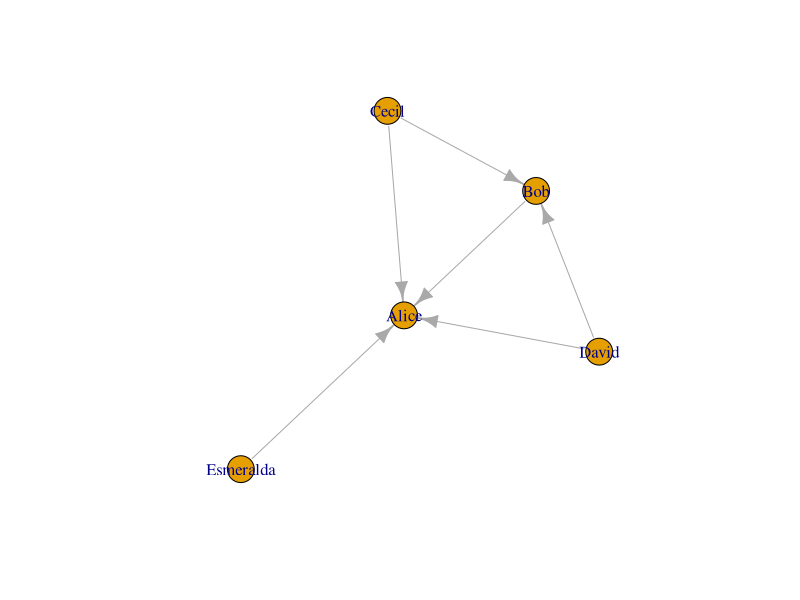
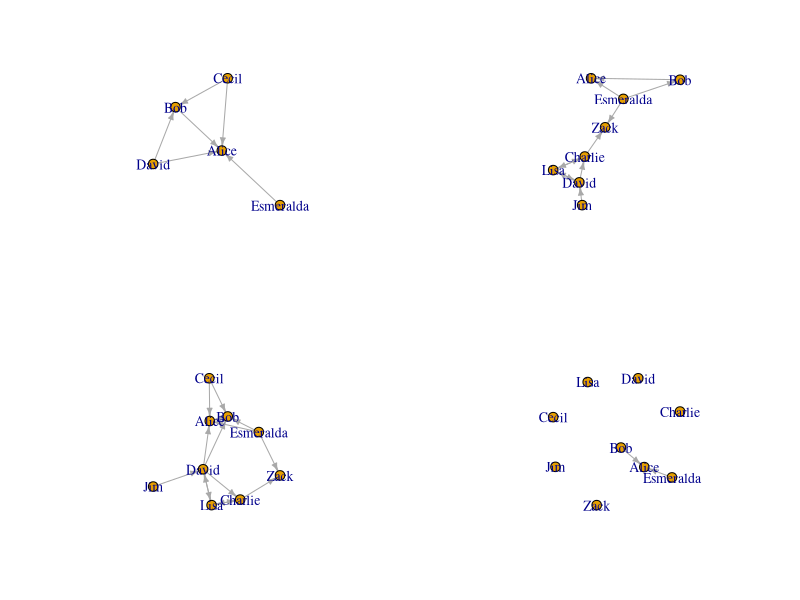
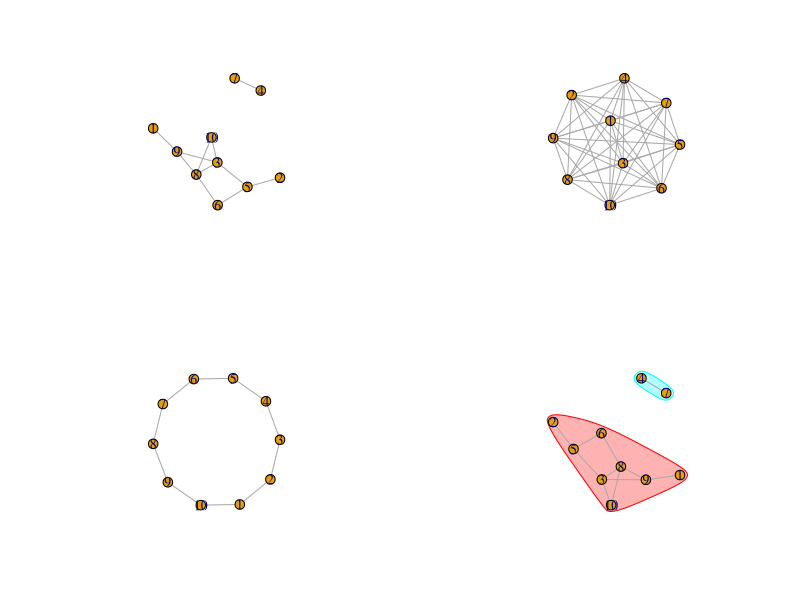
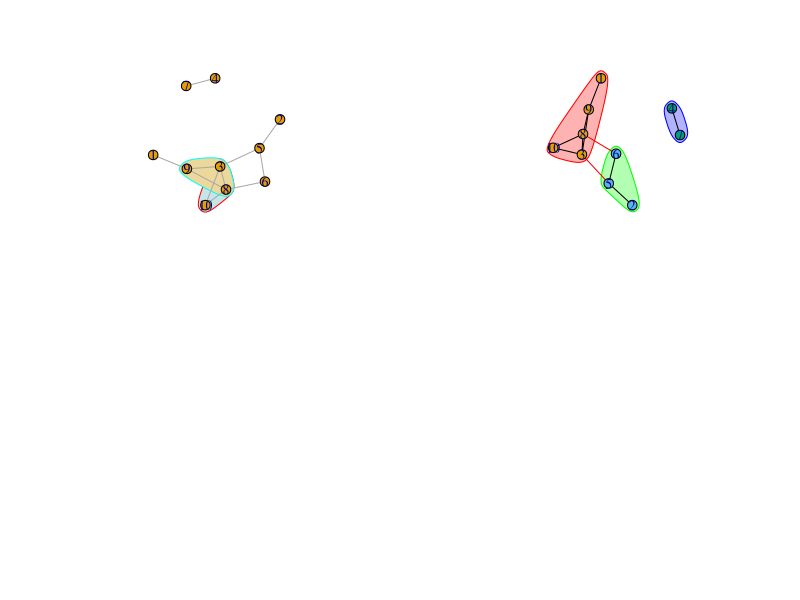

R code for these plots, in order: (Note: this script raises an error after producing the figures.)
## ---- chunk 1
knitr::opts_chunk$set(echo = TRUE)
## ---- chunk 2
library(igraph)
library(tidyverse)
library(ggraph)
library(gridExtra)
## ---- chunk 3
make_graph(letters[1:10], directed = T)
## ---- chunk 4
edge_list = data.frame(from = c(1, 2, 2, 3, 4), to = c(2, 3, 4, 2, 1))
edge_list
m = as.matrix(edge_list)
g = graph_from_edgelist(m,directed = TRUE)
g
## ---- chunk 5
g = make_graph(letters[1:10], directed = T)
g
## ---- chunk 6
set.seed(123)
adj_matrix = matrix(sample(0:1, 100, replace=TRUE, prob=c(0.8,0.1)), nc=10)
colnames(adj_matrix)=letters[1:10]
rownames(adj_matrix)=letters[1:10]
adj_matrix
g = graph_from_adjacency_matrix(adj_matrix, mode = "undirected", weighted = T)
g
## ---- chunk 7
actors <- data.frame(
  name=c("Alice", "Bob", "Cecil", "David","Esmeralda"),
  age=c(48,33,45,34,21),
  gender=c("F","M","F","M","F"))
relations <- data.frame(
  from=c("Bob", "Cecil", "Cecil", "David","David", "Esmeralda"),
  to=c("Alice", "Bob", "Alice", "Alice", "Bob", "Alice"),
  same.dept=c(FALSE,FALSE,TRUE,FALSE,FALSE,TRUE),
  friendship=c(4,5,5,2,1,1), 
  advice=c(4,5,5,4,2,3)
  )
g <- graph_from_data_frame(relations, directed=TRUE, vertices=actors)
g
plot(g)
## ---- chunk 8
# sample 10 vertex, every possible edge is created with the same constant probability 0.3
set.seed(12)
sample_gnp(10, 0.3)

# sample 10 vertex, create a 15-edge graph
set.seed(123)
sample_gnm(10, 15)

## ---- chunk 9
set.seed(123)
sample_pa(100, power = 2)
## ---- chunk 10
# use V() to obtain igraph.vs object
V(g)$name
V(g)$age
V(g)$gender

# use E() to get igraph.es object

## ---- chunk 11
# vertices all attributes
igraph::as_data_frame(g, what = "vertices")

# edges all attributes
igraph::as_data_frame(g, what = "edges")
## ---- chunk 12
# add vertices 
g %>% add_vertices(2, name=c("Lisa","Zack")) # the first argument is number of vertex
g + vertices(c("Lisa","Zack"))

# add connected edges (even number of vertices). The vertices must be from known vertices already in the graph 
g %>% add_edges(c("Alice","Bob"))
g + edge(c("Alice","Bob"))

# add paths. The vertices must be from known vertices already in the graph 
g + path("Alice","Bob","Cecil")

# If a new vertex needs to be added to current graph, using add graph method instead 
g + make_graph(c("Alice","Bob","Bob","Melisa"))
## ---- chunk 13
### remove the vertices whose age is younger than 30
vertex_df = g %>% igraph::as_data_frame(what="vertices") %>% tbl_df %>% mutate(index=row_number()) %>% filter(age < 30)
# remove vertices by index number 
g %>% delete_vertices(vertex_df$index)
# remove vertice by name 
g %>% delete_vertices(vertex_df$name)


### remove the edges with friendship <= 1 
edge_df = g %>% igraph::as_data_frame(what="edges") %>% tbl_df %>% mutate(index=row_number()) %>% mutate(name=paste(from,to,sep="|")) %>% filter(friendship <= 1)
# remove vertice by index
g %>% delete_edges(edge_df$index)
# remove vertice by name 
g %>% delete_edges(edge_df$name)

## ---- chunk 14
# add a new attr "relationship" for people in the same dept
edge_df = g %>% igraph::as_data_frame(what="edges") %>% 
  mutate(relationship=ifelse(same.dept,"collegue",NA))

g %>% set_edge_attr("relationship", which(!is.na(edge_df$relationship)), edge_df$relationship[!is.na(edge_df$relationship)])

## ---- chunk 15
g2 = graph_from_literal("David"-+"Charlie"+-+"Lisa",
                        "Lisa"+-+"David"+-"Jim",
                        "Zack"+-"Esmeralda"-+"Bob",
                        "Zack"+-"Charlie",
                        "Lisa"+-"Lisa",
                        "Bob"-+"Alice"+-"Esmeralda"
                        )

#### union graph
g3 = igraph::union(g,g2)
#### graph intersection
g4 = igraph::intersection(g,g2)

par(mfrow=c(2,2)) 
plot(g, edge.arrow.size=.4)
plot(g2, edge.arrow.size=.4)
plot(g3, edge.arrow.size=.4)
plot(g4, edge.arrow.size=.4)
## ---- chunk 16
# induce a subgraph using a list of vertices
induced_subgraph(g, v=c("Alice","Bob","Cecil"))

# induce a subgraph using edges
subgraph.edges(g, c("Bob|Alice","Cecil|Bob","Cecil|Alice"), delete.vertices = TRUE)

# induce a subgraph using edges attribute (friendship score stronger than 3)
e1 = E(g)[E(g)$friendship > 3]
subgraph.edges(g, e1, delete.vertices = TRUE)
## ---- chunk 17
# generate random graph 
set.seed(12) 
gr <- sample_gnp(10, 0.3)
plot(gr)

## ---- chunk 18
# get degree for each node 
degree(gr, v=1:10)

# degree distribution
degree_distribution(g) # probability for degree 0,1,2,3,4
## ---- chunk 19
# add random weight attribute
set.seed(12)
gr2 = gr %>% set_edge_attr(
  "weight",index=E(gr),
  value=sample(seq(0,1,0.05),size=length(E(gr)))
)
# calculate strength
strength(gr2, weights = E(gr)$weight)
# [1] 0.50 1.00 2.25 0.85 1.80 0.25 0.85 1.55 1.20 1.55

## ---- chunk 20
# count all edges from 1 to 10, regardless of direction 
distances(gr, v=1, to=10, mode="all", weights = NA)

# pairwise distance table 
distances(gr, mode="all")
## ---- chunk 21
# shortest path to connect
all_shortest_paths(gr, 1,10)$res


# all path to connect
all_simple_paths(gr, 1,10)

## ---- chunk 22
# two extreme classes -- full graph and ring graph
g1 = make_full_graph(10)
plot(g1)
transitivity(g1)

g2 = make_ring(10)
plot(g2)
transitivity(g2)

## ---- chunk 23
centr_degree(g, mode="all")
centr_clo(g, mode = "all")
centr_betw(g, directed = FALSE)
centr_eigen(g,directed = FALSE)
## ---- chunk 24
# decompose graph to connected components
dg <- decompose.graph(gr)
dg

# summary statics graph components
components(gr)

# plot components
coords <- layout_(gr, nicely())
plot(gr, layout=coords,
     mark.groups = split(as_ids(V(gr)), components(gr)$membership)
     )

## ---- chunk 25
# extract cliques that contain more than 3 vertices
cliques(g, min=3)

# get cliques with largest number of vertices
largest_cliques(g)

# plot cliques
cl <- cliques(gr, 3)

coords <- layout_(gr, nicely())
plot(gr, layout=coords,
     mark.groups=lapply(cl, function(g){as_ids(g)}), 
     mark.col=c("#C5E5E7","#ECD89A"))

## ---- chunk 26
# cluster graph using walktrap method, turn a ”communities” object
wtc <- cluster_walktrap(gr) 
wtc

# find membership for each vertice
membership(wtc)

# calculate modularity for walktrap clustering on this graph
modularity(wtc) 

# plot community
coords <- layout_(gr, nicely())
plot(wtc, gr, layout=coords)
## ---- chunk 27
actors <- data.frame(
  name=c("Alice", "Bob", "Cecil", "David","Esmeralda"),
  age=c(48,33,45,34,21),
  gender=c("F","M","F","M","F"))
relations <- data.frame(
  from=c("Bob", "Cecil", "Cecil", "David","David", "Esmeralda"),
  to=c("Alice", "Bob", "Alice", "Alice", "Bob", "Alice"),
  same.dept=c(FALSE,FALSE,TRUE,FALSE,FALSE,TRUE),
  friendship=c(4,5,5,2,1,1), 
  advice=c(4,5,5,4,2,3)
  )
g <- graph_from_data_frame(relations, directed=TRUE, vertices=actors)
## ---- chunk 28
# make female and male color different
v = igraph::as_data_frame(g, what="vertice") %>% tbl_df %>% 
  mutate(color=case_when(gender=="F" ~ "red", gender=="M" ~ "blue"))
g = g %>% set_vertex_attr("color", value=v$color)
plot(g)

# make age as size
v = v %>% 
  mutate(size=case_when(age < 30 ~ 10, age < 40 & age >30 ~ 20, age > 40 ~ 30))
g = g %>% set_vertex_attr("size", value=v$size)
plot(g)
## ---- chunk 29
# make gender as shape
v = v %>% 
  mutate(shape=case_when(gender=="F" ~ "circle", gender=="M" ~ "rectangle"))

plot(g, vertex.shape=v$shape)
legend('topleft',legend=unique(v$gender),pch=c(21, 22),pt.bg=c("red","blue"))
## ---- chunk 30
# mark dept
g = g %>% set_vertex_attr("dept",value=c("sale","IT","sale","IT","sale")) %>% 
  set_edge_attr("same.dept",value=c(F,F,T,F,T,T))
v = igraph::as_data_frame(g, "vertices")
plot(g, 
     mark.groups=list(
       unlist(v %>% filter(dept=="sale") %>% select(name)),
       unlist(v %>% filter(dept=="IT") %>% select(name))
       ), 
     mark.col=c("#C5E5E7","#ECD89A"), mark.border=NA)
## ---- chunk 31
v = v %>% 
  mutate(age_range=case_when(age < 30 ~ 20, age < 40 & age >30 ~ 30, age > 40 ~ 40))
g = g %>% set_vertex_attr("age_range", value=v$age_range)
ggraph(g, layout = "kk") +
  geom_node_point(aes(size=age_range, color=gender), alpha=0.5) +
  geom_node_text(aes(label=name)) + 
  geom_edge_link() +
  scale_size_continuous(breaks=c(20,30,40), range = c(2, 6)) +
  theme_void() 
## ---- chunk 32
# use linetype present whether come from same department, and line width presents friendship
e = igraph::as_data_frame(g, what="edges") %>% tbl_df %>% 
  mutate(width=friendship) %>% 
  mutate(lty=ifelse(same.dept,1,2))
plot(
  g %>% set_edge_attr("width",value=e$width) %>% set_edge_attr("lty",value=e$lty),
  edge.arrow.size=0.8,
  edge.curved=T
)
legend("topleft", legend=unique(v$gender),pch=21,pt.bg=c("red","blue"), title="gender", box.lty=0)
legend("left",legend=unique(e$same.dept),lty=c(1,2), title = "same.dept",box.lty=0)
legend("topright", legend=sort(unique(e$friendship)), lwd=sort(unique(e$friendship)), title="friendship", box.lty=0)
## ---- chunk 33
ggraph(g, layout="kk") +
  geom_edge_link(aes(edge_width=friendship, edge_linetype=same.dept), arrow = arrow(angle=5, length = unit(0.3, "inches"))) +
  geom_node_point(aes(color=gender), size=6) +
  geom_node_text(aes(label=name), nudge_y = -0.1, nudge_x = -0.1) +
  scale_edge_width(range = c(1, 2)) +
  theme_void() 
## ---- chunk 34
g = g %>% set_vertex_attr("dept",value=c("sale","IT","sale","IT","sale")) %>% 
  set_edge_attr("same.dept",value=c(F,F,T,F,T,T))

#  facet based on the dept
ggraph(g, layout="kk") +
  facet_nodes(~dept, drop = F) +
  geom_edge_link(aes(edge_width=friendship, linetype=same.dept), arrow = arrow(angle=5, length = unit(0.3, "inches"))) +
  geom_node_point(aes(color=gender), size=6) +
  geom_node_text(aes(label=name), nudge_y = -0.1, nudge_x = -0.1) +
  scale_edge_width(range = c(1, 2))
## ---- chunk 35
par(mfrow=c(2,3))
# star layout -- help determine center
coords <- layout_(g, as_star())
plot(g, layout = coords, edge.arrow.size=0.4)
title("star")

# circle layout
coords <- layout_(g, in_circle())
plot(g, layout = coords, edge.arrow.size=0.4)
title("circle")

# grid
coords <- layout_(g, on_grid())
plot(g, layout = coords, edge.arrow.size=0.4)
title("grid")

# nicely
coords <- layout_(g, nicely())
plot(g, layout = coords, edge.arrow.size=0.4)
title("nicely")

# kk
coords <- layout_(g, with_kk())
plot(g, layout = coords, edge.arrow.size=0.4)
title("Kamada and Kawai(kk)")

# fr
coords <- layout_(g, with_fr())
plot(g, layout = coords, edge.arrow.size=0.4)
title("force-directed(fr)")
## ---- chunk 36
# make different dept nodes at different node
g = g %>% set_vertex_attr("dept",value=c("sale","IT","sale","IT","sale")) %>% 
  set_edge_attr("same.dept",value=c(F,F,T,F,T,T))

v = igraph::as_data_frame(g, "vertices") %>% tbl_df %>% 
  mutate(layer=ifelse(dept=="sale",1,2))

e = igraph::as_data_frame(g, what="edges") %>% tbl_df %>% 
  mutate(width=friendship) %>% 
  mutate(lty=ifelse(same.dept,1,2))

g = g %>% set_edge_attr("width",value=e$width) %>% set_edge_attr("lty",value=e$lty)

lay1 <-  layout_with_sugiyama(g, layers=v$layer, attributes="all")

plot(lay1$extd_graph, edge.curved=T)
legend("topleft", legend=unique(v$gender),pch=21,pt.bg=c("red","blue"), title="gender", box.lty=0)
legend("left",legend=unique(e$same.dept),lty=c(1,2), title = "same.dept",box.lty=0)
legend("topright", legend=sort(unique(e$friendship)), lwd=sort(unique(e$friendship)), title="friendship", box.lty=0)
## ---- chunk 37
den <- as.dendrogram(hclust(dist(mtcars)))
p1 = ggraph(den, 'dendrogram') + 
    geom_edge_diagonal() +
    geom_node_text(aes(label=label), angle=90, nudge_y=-30, size=3) +
  theme_void()
p2 = ggraph(den, 'dendrogram', circular = TRUE) + 
    geom_edge_elbow() +
    geom_node_text(aes(label=label), angle=45, size=2) +
  coord_fixed()+
  theme_void()
grid.arrange(p1,p2,ncol=2)
## ---- chunk 38
V(g)$age_range = factor(V(g)$age_range)

ggraph(g, 'hive', axis = 'age_range', sort.by = 'age') + 
    geom_edge_hive(aes(color = factor(same.dept), edge_width=friendship)) + 
    geom_axis_hive(aes(color = age_range), size = 3, label = FALSE) + 
    coord_fixed() +
  scale_edge_width(range=c(1,3))
## ---- chunk 39
ggraph(g, layout = 'linear', sort.by = 'age') + 
    geom_edge_arc(aes(color = factor(same.dept), edge_alpha=friendship)) +
  geom_node_point(aes(color=gender), size=4, alpha=0.5) +
  geom_node_text(aes(label=name), angle=45) +
  theme_void() +
  scale_edge_alpha(range=c(0.3,1))
